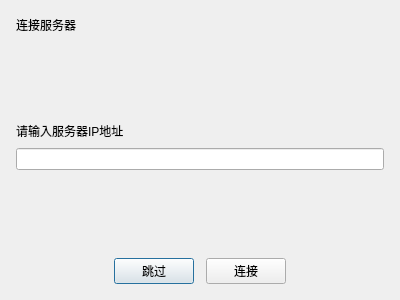
<?xml version="1.0" encoding="UTF-8"?>
<ui version="4.0">
 <class>ConnectDialog</class>
 <widget class="QDialog" name="ConnectDialog">
  <property name="geometry">
   <rect>
    <x>0</x>
    <y>0</y>
    <width>400</width>
    <height>300</height>
   </rect>
  </property>
  <property name="windowTitle">
   <string>连接服务器</string>
  </property>
  <layout class="QVBoxLayout" name="verticalLayout">
   <property name="spacing">
    <number>8</number>
   </property>
   <property name="leftMargin">
    <number>16</number>
   </property>
   <property name="topMargin">
    <number>16</number>
   </property>
   <property name="rightMargin">
    <number>16</number>
   </property>
   <property name="bottomMargin">
    <number>16</number>
   </property>
   <item>
    <widget class="QLabel" name="titleLabel">
     <property name="text">
      <string>连接服务器</string>
     </property>
    </widget>
   </item>
   <item>
    <spacer name="verticalSpacer">
     <property name="orientation">
      <enum>Qt::Vertical</enum>
     </property>
     <property name="sizeHint" stdset="0">
      <size>
       <width>20</width>
       <height>40</height>
      </size>
     </property>
    </spacer>
   </item>
   <item>
    <widget class="QLabel" name="hintLabel">
     <property name="text">
      <string>请输入服务器IP地址</string>
     </property>
    </widget>
   </item>
   <item>
    <widget class="QLineEdit" name="ipLineEdit"/>
   </item>
   <item>
    <spacer name="verticalSpacer_2">
     <property name="orientation">
      <enum>Qt::Vertical</enum>
     </property>
     <property name="sizeHint" stdset="0">
      <size>
       <width>20</width>
       <height>40</height>
      </size>
     </property>
    </spacer>
   </item>
   <item>
    <layout class="QHBoxLayout" name="horizontalLayout">
     <property name="spacing">
      <number>12</number>
     </property>
     <item>
      <spacer name="horizontalSpacer">
       <property name="orientation">
        <enum>Qt::Horizontal</enum>
       </property>
       <property name="sizeHint" stdset="0">
        <size>
         <width>40</width>
         <height>20</height>
        </size>
       </property>
      </spacer>
     </item>
     <item>
      <widget class="QPushButton" name="skipButton">
       <property name="text">
        <string>跳过</string>
       </property>
      </widget>
     </item>
     <item>
      <widget class="QPushButton" name="connectButton">
       <property name="text">
        <string>连接</string>
       </property>
      </widget>
     </item>
     <item>
      <spacer name="horizontalSpacer_2">
       <property name="orientation">
        <enum>Qt::Horizontal</enum>
       </property>
       <property name="sizeHint" stdset="0">
        <size>
         <width>40</width>
         <height>20</height>
        </size>
       </property>
      </spacer>
     </item>
    </layout>
   </item>
  </layout>
 </widget>
 <resources/>
 <connections/>
</ui>
